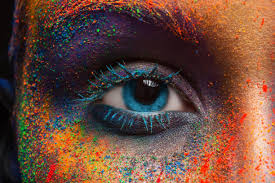
#> input picture assest/download.jpg, 275 x 183 px
$ jupyter execute opencv.ipynb
#> lines starting #> are read from the running program, lines starting #| are printed output that depends on the picture
[cell 1]
import cv2

[cell 2]
img=cv2.imread('assest/download.jpg',1)
#> img is the input picture: shape (183, 275, 3); mean B, G, R 59.9, 72.9, 106.2

### **0=gray image,1=color image,-1=original image**

[cell 3]
print(img)
#> (printed output is left out)

[cell 4]
import matplotlib.pyplot as plt

plt.imshow(img, cmap='gray')
plt.axis('off')
plt.show()

[cell 5]
cv2.imwrite('new_image.jpg',img)
#> Out = True

[cell 6]
resize=cv2.resize(img,(300,300))
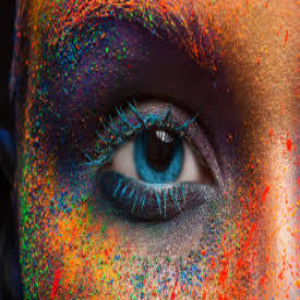
#> resize: shape (300, 300, 3); mean B, G, R 59.7, 72.7, 106

[cell 7]
crop=img[50:200,100:250]
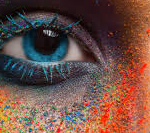
#> crop: shape (133, 150, 3); mean B, G, R 69.8, 79, 109.4

[cell 8]
flip=cv2.flip(img,1)
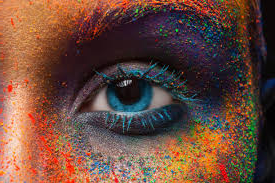
#> flip: shape (183, 275, 3); mean B, G, R 59.9, 72.9, 106.2

[cell 9]
gray=cv2.cvtColor(img,cv2.COLOR_BGR2GRAY)
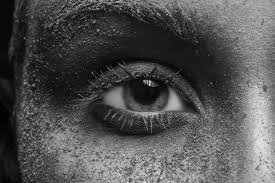
#> gray: shape (183, 275); min 0, max 238, mean 81.4
print(hasattr(cv2, "cvtColor"))

[cell 10]
cv2.line(img, (20,20), (200,20), (255,0,0), 2)

cv2.rectangle(img, (50,50), (200,200), (0,255,0), 2)

cv2.circle(img, (150,150), 40, (0,0,255), 2)

[cell 11]
cv2.putText(img, "Hello", (50,50),
            cv2.FONT_HERSHEY_SIMPLEX,
            1, (255,255,255), 2)
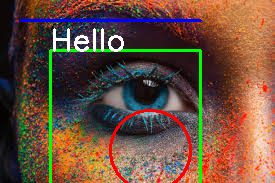
#> img: shape (183, 275, 3); mean B, G, R 62, 78.3, 107.5
